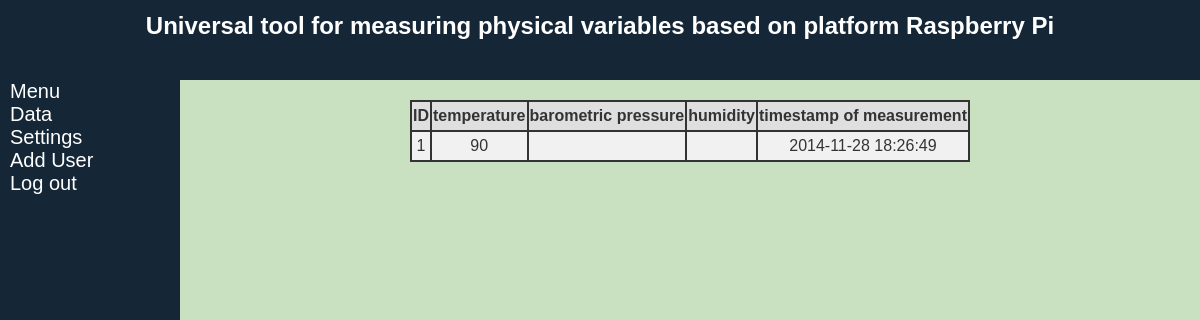
/index.php?page=basicForm (signed in), run on the app's committed database.
### tables this page shows
CREATE TABLE IF NOT EXISTS measuredData (
        id INTEGER PRIMARY KEY AUTO_INCREMENT,
        temperature INTEGER DEFAULT NULL,
        barometric_pressure INTEGER DEFAULT NULL,
        humidity INTEGER DEFAULT NULL,
        timestamp_of_measurement timestamp NOT NULL DEFAULT CURRENT_TIMESTAMP
    );

### basicForm.php (the view, shortened to what this page needs)
<?php
try
{
    try{
	$conn = new PDO("mysql:host=$dbhost;dbname=$dbname",$dbuser,$dbpass);
	$conn->setAttribute(PDO::ATTR_ERRMODE, PDO::ERRMODE_EXCEPTION);
    } catch(PDOException $e) {
	echo 'ERROR: ' . $e->getMessage();
    }
    $data = $conn->query("SELECT * FROM measuredData ORDER BY timestamp_of_measurement DESC");
    $rowsFound = $data->rowCount();
    if($rowsFound > 0) {
	echo "
	    <div class='table-container'><div id='overfl'><table id=data_table><tr><th>ID</th><th>temperature</th><th>barometric pressure</th><th>humidity</th><th>timestamp of measurement</th></tr>";
    foreach($data as $row)
    {
	    echo "<tr><td>".$row["id"]."</td><td>".$row["temperature"]."</td><td>".$row["barometric_pressure"]."</td><td>".$row["humidity"]."</td><td>".$row["timestamp_of_measurement"]."</td></tr>";
	}
	echo "</table></div></div>";
    }
    else {
	echo "DB configuration table is empty!";
    }
}
catch(PDOException $e)
{
    echo $e->getMessage();
}
?>

### stylesheet.css (style rules this page uses)
* { margin: 0; }
html { background-color: #152737; }
body { font-family: Verdana, sans-serif; margin:0; padding:0; height:100%; }
.table-container div { -webkit-overflow-scrolling: touch; overflow: auto; height: 90%; }
.table-container { margin-top: 2%; height: 90%; }
#data_table { margin: auto; color: #333; font-size: 1em; border-spacing: 0; overflow: auto; border: 1px solid; }
#data_table td, th { border: 1px solid; height: 30px; transition: all 0.3s; }
#data_table th { background: #DFDFDF; font-weight: bold; }
#data_table td { background: #FAFAFA; text-align: center; }
#data_table tr:nth-child(even) td { background: #F1F1F1; }

### data on the page
measureddata: id "1", temperature "90", timestamp_of_measurement "2014-11-28 18:26:49"
